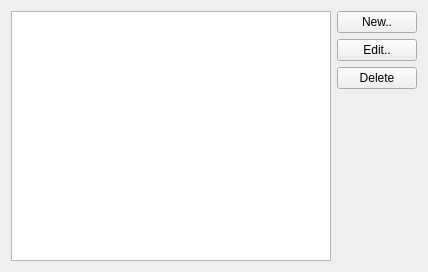
<?xml version="1.0" encoding="UTF-8"?>
<ui version="4.0">
 <class>FilterListWidget</class>
 <widget class="QWidget" name="filterListWidget">
  <property name="geometry">
   <rect>
    <x>0</x>
    <y>0</y>
    <width>408</width>
    <height>258</height>
   </rect>
  </property>
  <layout class="QHBoxLayout" name="horizontalLayout">
   <item>
    <widget class="KListWidget" name="filterList">
     <property name="sizePolicy">
      <sizepolicy hsizetype="Expanding" vsizetype="Expanding">
       <horstretch>0</horstretch>
       <verstretch>0</verstretch>
      </sizepolicy>
     </property>
     <property name="minimumSize">
      <size>
       <width>320</width>
       <height>250</height>
      </size>
     </property>
    </widget>
   </item>
   <item>
    <layout class="QVBoxLayout" name="verticalLayout">
     <item>
      <widget class="KPushButton" name="newButton">
       <property name="text">
        <string>New..</string>
       </property>
      </widget>
     </item>
     <item>
      <widget class="KPushButton" name="editButton">
       <property name="text">
        <string>Edit..</string>
       </property>
      </widget>
     </item>
     <item>
      <widget class="KPushButton" name="deleteButton">
       <property name="text">
        <string>Delete</string>
       </property>
      </widget>
     </item>
     <item>
      <spacer name="verticalSpacer">
       <property name="orientation">
        <enum>Qt::Vertical</enum>
       </property>
       <property name="sizeHint" stdset="0">
        <size>
         <width>20</width>
         <height>40</height>
        </size>
       </property>
      </spacer>
     </item>
    </layout>
   </item>
  </layout>
 </widget>
 <customwidgets>
  <customwidget>
   <class>KListWidget</class>
   <extends>QListWidget</extends>
   <header>klistwidget.h</header>
  </customwidget>
  <customwidget>
   <class>KPushButton</class>
   <extends>QPushButton</extends>
   <header>kpushbutton.h</header>
  </customwidget>
 </customwidgets>
 <resources/>
 <connections/>
</ui>
